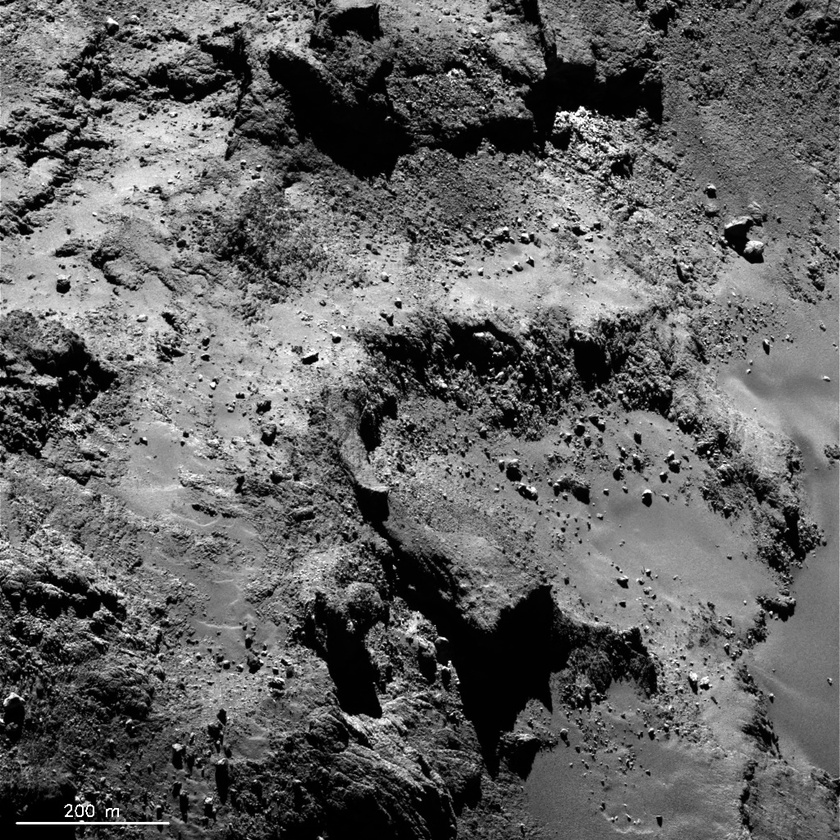
%> input picture Spatial/project/images/rosetta.jpg, 840 x 840 px, shrunk from 1024 x 1024 before the run
$ octave project_1.m   (GNU Octave 9; MATLAB toolbox functions it lacks are replaced by stand-ins)
%> lines starting %> are read from the running program, lines starting %| are printed output that depends on the picture
cd('~/Kurser/Spatial/project')
addpath('../files/TMS016_Matlab')
tms016path;
%> (this line was passed over: tms016path is not available in this run)
%% Loading the images
rosetta = imread('images/rosetta.jpg');
%> rosetta is the input picture: size 840x840x3 uint8; min 0, max 255, mean 98
rosetta = mean(rosetta,3);
%> rosetta: size 840x840 double
rosetta = double(rosetta)/255;

titan = imread('images/titan.jpg');
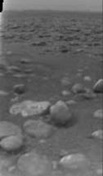
%> input picture Spatial/project/images/titan.jpg, 103 x 176 px, shrunk from 126 x 215 before the run
%> titan is the input picture: size 176x103 uint8; min 0, max 206, mean 100
titan = double(titan)/255;
%> titan: size 176x103 double

%% Taking a look
subplot(1,2,1)
imagesc(titan)
title('Titian')
axis image
colormap gray

subplot(1,2,2)
imagesc(rosetta)
title('Rosetta')
axis image
colormap gray

%% Removing pixels
img = titan;

% probability for observing pixel
p_c = 0.1;

% storing the dimnetions of the image
[m, n] = size(img);
%> m = 176; n = 103

% converting into a column vector
x = reshape(img, [m*n, 1]);

% calculating amount of pixels to remove
rng(123)
N = binornd(m*n, p_c);
%> N = 1833

% selecting which pixels to keep with seed

ind = randperm(m*n);

% divding up the data in to convinent vectors
ind_obs = ind(1:N);
ind_mis = ind(N+1:end);
x_obs = x(ind_obs);
%> x_obs = 1833 values, max 0.753 at index 1709, min 0 at index 1743, mean 0.393
x_mis = x(ind_mis);

% defining the locations for each pixel
[loc_x, loc_y] = meshgrid(1:m, 1:n);
loc = [reshape(loc_x, [1, m*n]); reshape(loc_y, [1, m*n])]';

loc_obs = loc(ind_obs,:);

%% comparing original image with sampled one
clf

% original image
subplot(1, 2, 1)
imagesc(img)

% sampled image
sample_x(ind) = [x_obs; zeros(m*n - N, 1)];
subplot(1, 2, 2)
imagesc(reshape(sample_x, [m, n]))
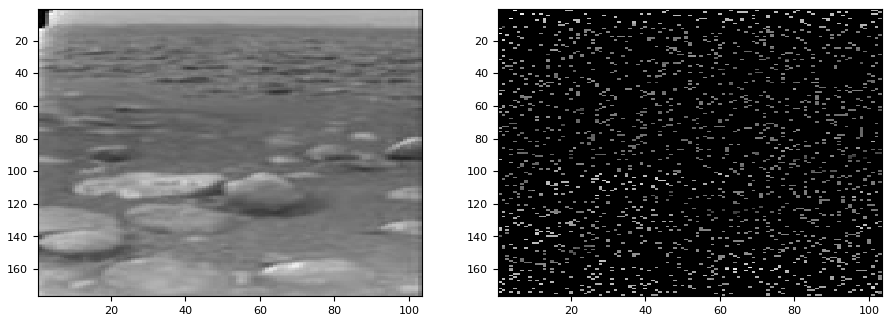
%> figure redrawn from the program's plot data, 2 panels

%% 1 %%


%% estimating paramers
%> (the run ends here)
